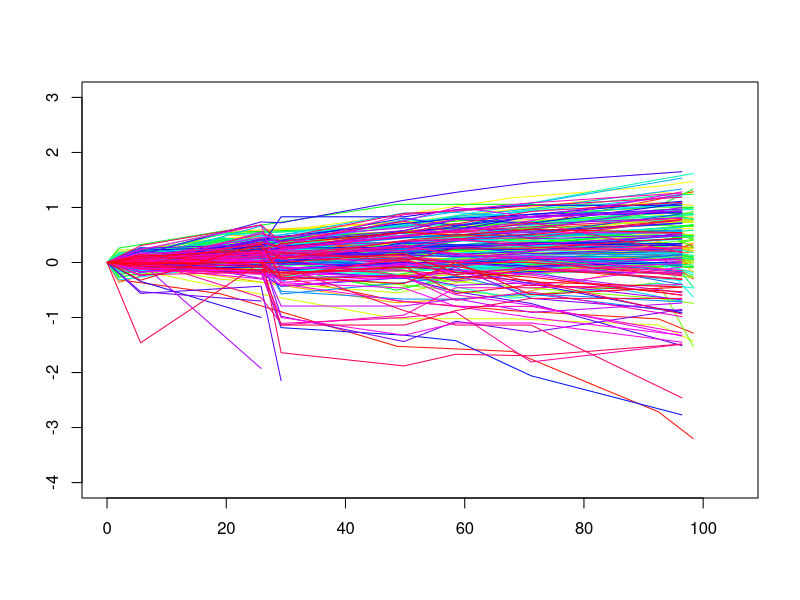

This chart was generated by the following R code: (Note: this script raises an error after producing the figure.)
#=====================================================================================================
# Figure 2: Short-term population response clonal heterogeneity
#=====================================================================================================
# SKMEL5 short-term response in 8uM PLX4720 
# Clonal fractional proliferation assay--single-cell-derived responses
#=====================================================================================================
#=====================================================================================================
library(gplots)
require(ggplot2)
setwd("~/Paudel_et_al_2016/SourceData") # Set the working directory;
# Set the output for plots
output <- paste0(substr(getwd(), 1, (nchar(getwd())-nchar("SourceData"))), "Figures") 
fig = "Fig2" # Which figure is this in paper?
output = paste0(output, "/", fig)

#=====================================================================================================
# Read the experimental data
#=====================================================================================================

data <- read.csv("SKMEL5_cFP_Assay.csv", header=T, sep=",")
# Select 8uM PLX4720 and short-term response i.e. less that 120 hrs
data <- subset(data, data$conc==8)
data <- subset(data, data$Time >=0 & data$Time <=100)

#=====================================================================================================
# Plot individual clonal responses in the short-term
#=====================================================================================================

pdf(paste0(output,"/","SKMEL5 + 8uM PLX4720 cFP Assay.pdf"), width=3, height=4)
cl1 <- rainbow(length(unique(data$cID)))
par(ps = 12, cex = 1, cex.axis = 1)
plot(nl2~Time, data=data, type="n", ylim=c(-4,3), xlim=c(0,105), ylab="", xlab="")
for(w in 1:length(unique(data$cID))){
  temp <- subset(data, data$cID==w)
  lines(temp$Time, temp$nl2, col=cl1[w])
}
dev.off()

#=====================================================================================================
# Comparison of clonal composite vs population level response
#=====================================================================================================

d_pop <- read.csv("Population_Response_CellLines.csv", header=T, sep=",")
d_pop <- subset(d_pop,  d_pop$CellLine =="SKMEL5" & d_pop$conc ==8)
d_pop <- d_pop[(d_pop$Date %in% c("20150916", "20150831")),]
d_pop <- subset(d_pop, d_pop$Time<110)
d_pop <- d_pop[,c("CellLine", "rep", "Time", "l2", "nl2")]
d_pop$group <- "Population Response"

# Clonal composite
d_cfp <- read.csv("SKMEL5_cFP_Assay.csv", header=T, sep=",")
d_cfp <- d_cfp[(d_cfp$Date %in% c("20140808", "20140117")),]
d_cfp <- subset(d_cfp, d_cfp$Time>=0)
dn <- data.frame()
for(i in unique(d_cfp$Date)){
  s <- subset(d_cfp, d_cfp$Date==i)
  s <- aggregate(Count~Time, data=s, FUN='sum')
  s$l2 = log2(s$Count)
  s$nl2 = s$l2 - s$l2[s$Time==unique(s$Time[1])]
  s <- subset(s, s$Time<110)
  dn <- rbind(dn, s)
}
d_cfp <- dn
d_cfp$CellLine <- "SKMEL5"; d_cfp$rep <- 1
d_cfp <- d_cfp[,c("CellLine", "rep" , "Time", "l2", "nl2" )]
d_cfp$group <- "Clonal composite"

# Combine data frame into one
d <- rbind(d_pop, d_cfp)

#=====================================================================================================
# Plot for clonal composite vs population level response
#=====================================================================================================
ggplot(data = d, aes(x=d$Time, y=d$nl2)) +
  theme_bw()+ geom_smooth(aes(linetype=group, fill=group), span=.5, data=d, method = "loess", 
  size=0.9, alpha=0.4, se=TRUE, col="blue")+ 
  scale_colour_manual(values=c("black","blue"), name="") + ylim(-1., 1.)+ xlim(0,100)+
  theme(legend.position=c(0.6, 0.2), legend.position="horizontal")+ theme(axis.text=element_text(size=12)) +
  theme(text = element_text(size=12)) + ggtitle(paste0()) + labs(x="", y="") +
  ggsave("SKMEL5 Population Response vs cFP Aggregate.pdf", path=output, width=3, height=3)

#=====================================================================================================
